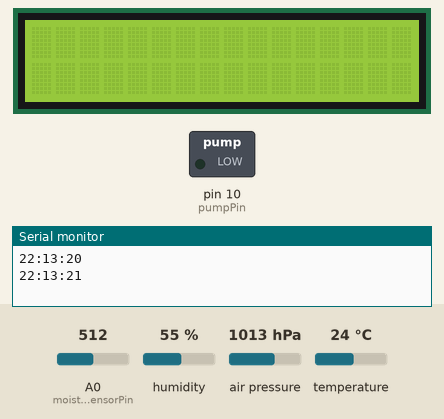
This sketch was run on a simulated Arduino Uno, built with avr-gcc and run on an emulated ATmega328P. Parts: 16×2 character LCD, switched loads named in the sketch (green lamp = pin HIGH), the last lines printed to the serial monitor. The inputs (shaded band) are chosen by the test bench; at power-on: A0 (moistureSensorPin) = 512, humidity 55 %, air pressure 1013 hPa, temperature 24 °C. The local clock reads 2024-03-15 10:24:30 at power-on unless the sketch sets it; storage starts empty; random numbers use the default seed unless the sketch sets one.

Above: at 1.2 s.
1.3 s: A0 (moistureSensorPin) set to 690
6.4 s: A0 (moistureSensorPin) set to 715
At 10.9 s:
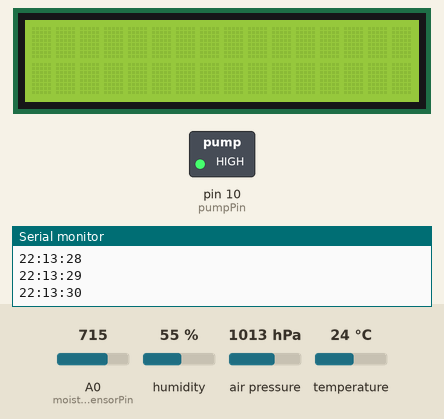
17.0 s: A0 (moistureSensorPin) set to 306
Timing chart, 0 to 20.1 s (numbered marks = the images above; inputs shaded):
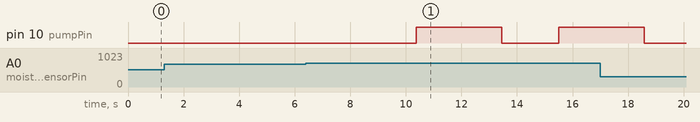

The sketch:

main.ino
```cpp
#include <Wire.h>
#include <LiquidCrystal_I2C.h>
#include <SPI.h>
#include <SD.h>
#include <Seeed_BME280.h>
#include <RTClib.h>

// Variables for automatic irrigation:
int soilMoisture;
int nextMeasurement = 0;
const int moistureNorm = 700;  // The moisture we want to keep
const int moistureSensorPin = A0;
const int pumpPin = 10;

//Variables for LCD display
LiquidCrystal_I2C lcd(0x27,16,2);

//Variables for SD Card
File atmFile;
String nameAtm = String("_DATA.CSV");

//Variables for RTC
RTC_DS3231 rtc;

// Variables for BME
BME280 bme;

void setup() {
  Serial.begin(9600);
  // initialize moisture sensor
  pinMode(moistureSensorPin, INPUT);
  // initialize pump
  pinMode(pumpPin, OUTPUT);
  // initialize BME
  bme.init();

  setupLCD();
  if (!setupSDCard()) {
    Serial.println("Error! Could not initialize SD card");
  }
  setupRTC();

  openFile(nameAtm);
  writeLine("Time;Pressure (Bar);Pressure (Pascal);Humidity;Temperature");
  closeFile();
}

void loop() {
  if ( nextMeasurement % 5 == 0 ) checkMoisture();

  openFile(nameAtm);
  writeLine(getTimeFormatted() + ";" + getPressureBar() + ";" + getPressurePascal() + ";" + getHumidityString() + ";" + getTemperatureString());
  closeFile();

  delay(1000);
  if ( (nextMeasurement+3) % 5 == 0) stopPump();
  // The pump should be only activated for a short time (3s)
  nextMeasurement++;
}

//Automatic irrigation
void startPump(){
  digitalWrite(pumpPin, HIGH);
}

void stopPump(){
  digitalWrite(pumpPin, LOW);
}

void checkMoisture(){
  soilMoisture = analogRead(moistureSensorPin);
  if ( soilMoisture > moistureNorm ) startPump();
  /*if ( soilMoisture < moistureNorm ) stopPump();
  Serial.println(String(map(soilMoisture,253,1019,100,0))+","+String(soilMoisture));
  Serial.println("Grenzwert: "+String(map(moistureNorm,253,1019,100,0)));*/
}

//LCD
void setupLCD() {
    setupLCD(true);
}

void displaySecondLine(String line) {
    lcd.setCursor(1,0);
    lcd.print(line);
}

void displayFirstLine(String line) {
  lcd.setCursor(0,0);
  lcd.print(line);
}

void setupLCD(bool backlight) {
    lcd.begin();
    if (backlight) {
        lcd.backlight();
    } else {
        lcd.noBacklight();
    }
}

void setBacklight(bool backlight) {
    if (backlight) {
        lcd.backlight();
    } else {
        lcd.noBacklight();
    }
}

// SD-Card
bool setupSDCard() {
  return SD.begin(5);
}

void openFile(String name) {
  atmFile = SD.open(name, FILE_WRITE);
  if (!atmFile) {
      Serial.println("Failed to open File " + nameAtm + "!");
  }
}

void writeLine(String line) {
  atmFile.println(line);
}

void writePart(String line) {
  atmFile.print(line);
}

void closeFile() {
  atmFile.close();
}

// RTC
void setupRTC() {
  rtc.begin();
  rtc.adjust(DateTime(F(__DATE__),  F(__TIME__)));
}

String getTimeFormatted() {
  Serial.println(String(rtc.now().hour())+ String(":") + String(rtc.now().minute()) + String(":") + String(rtc.now().second()));
  return String(rtc.now().hour()) + String(":") + String(rtc.now().minute()) + String(":") + String(rtc.now().second());
}

void setFileName() {
  /*Serial.println(randomString() + String("_DATA.CSV"));
  String string = randomString();
  string.concat("_DATA.CSV");
  nameAtm = string;*/
}

// BME
String getPressurePascal() {
  return String(bme.getPressure());
}

String getPressureBar() {
  return String((float) bme.getPressure() / (float) 100000);
}

String getHumidityString() {
  return String(bme.getHumidity());
}

String getTemperatureString() {
  return String(bme.getTemperature());
}

// General
String randomString(){
    String pool = "ABCDEFGHIJKLMNOPQRSTUVWXYZ";
    String randomString = "";
    for (int i = 0; i < 10; i++) {
        int randomInt = random(pool.length() - 1L);
        randomString += pool.substring(randomInt, randomInt + 1);
    }
    return randomString;
}
```

Measured:
- the behaviour switches between 700 and 701 on A0 (moistureSensorPin) (found by bisection; images 0 and 1)
- after the input at 6.4 s, pin 10 (pumpPin): LOW → HIGH after 4.0 s, → LOW 3.1 s later, → HIGH 2.1 s later
